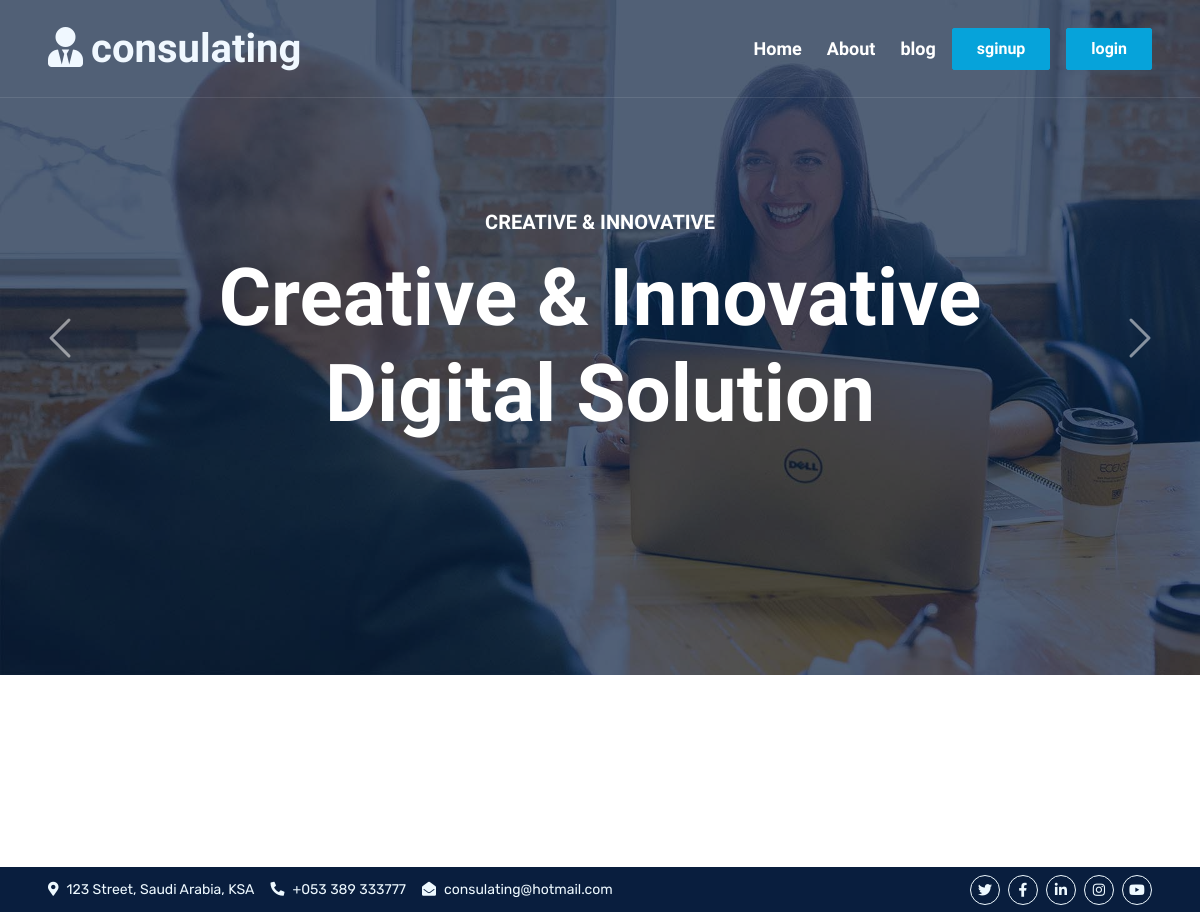
The page /blog/ on the database as committed earlier.
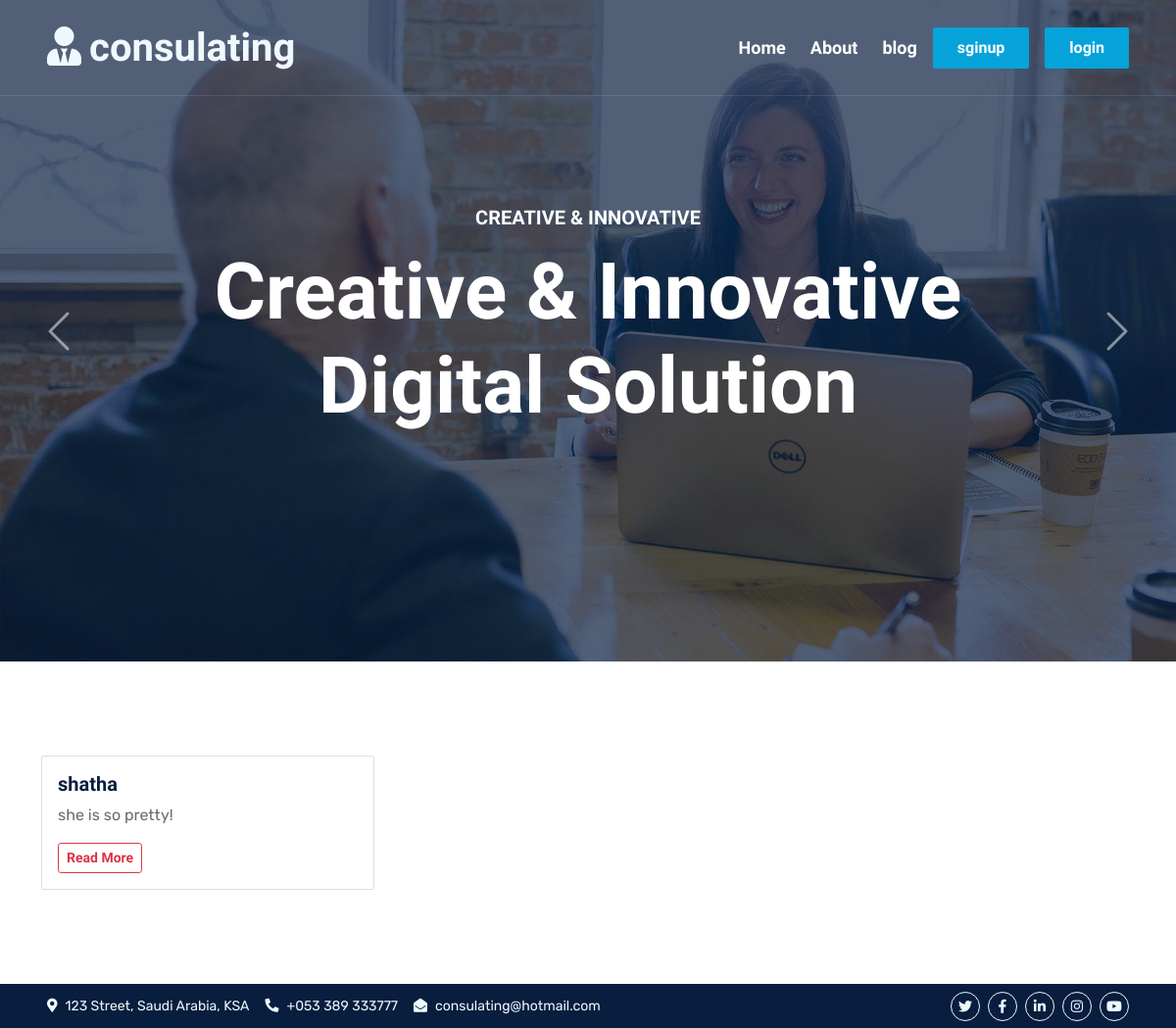
The same page on the database as committed later.
### blog/models.py (models this page shows)
class Post(models.Model):
    user = models.ForeignKey(User, on_delete=models.CASCADE,related_name='user_post')
    title = models.CharField(max_length=100)
    content = models.TextField()
    catgory = models.ForeignKey(Catgory, on_delete=models.CASCADE)
    created_at = models.DateTimeField(default=timezone.now)
    def __str__(self):
        return self.title

### blog/views.py (the view)
# urls.py: path('',blog_list,name='blog'),
def blog_list(request):
    obj = Post.objects.all()
    return render(request, 'blog/post_list.html',{'obj':obj})

### blog/templates/blog/post_list.html (shortened to what this page needs)
{% extends "base.html" %}
{% load static %}
{% block 'body' %}
<div id="header-carousel" class="carousel slide carousel-fade" data-bs-ride="carousel">
  <div class="carousel-inner">
      <div class="carousel-item active">
          <img class="w-100" src="{% static 'img/carousel-2.jpg' %}" alt="Image">
          <div class="carousel-caption d-flex flex-column align-items-center justify-content-center" style=" top: 0px;
          left: 0px;
          right: 0px;
          bottom: 0;
          background: rgba(9, 30, 62, .7);
          z-index: 1;">
              <div class="p-3" style="max-width: 900px;">
                  <h5 class="text-white text-uppercase mb-3 animated slideInDown">Creative & Innovative</h5>
                  <h1 class="display-1 text-white mb-md-4 animated zoomIn">Creative & Innovative Digital Solution</h1>
              </div>
          </div>
      </div>
  </div>
  <button class="carousel-control-prev" type="button" data-bs-target="#header-carousel"
      data-bs-slide="prev">
      <span class="carousel-control-prev-icon" aria-hidden="true"></span>
  </button>
  <button class="carousel-control-next" type="button" data-bs-target="#header-carousel"
      data-bs-slide="next">
      <span class="carousel-control-next-icon" aria-hidden="true"></span>
  </button>
</div>
<div class="container-fluid py-5 wow fadeInUp" data-wow-delay="0.1s">
  <div class="container py-5">
      <div class="row g-5">
          <div class="col-lg-8">
              <div class="row g-5">
                {% for obj in obj %}
                <div class="col-md-6 wow slideInUp" data-wow-delay="0.1s" height="50%" width="50%" >
                    <div class="card">
                        <div class="card-body">
                          <h5 class="card-title">{{obj}}</h5>
                          <p class="card-text">{{obj.content|safe}}</p>
                         <a href="{% url 'blog:detail' obj.id %}" class="btn btn-outline-danger btn-sm">Read More</a>
                        </div>
                       </div>
                      </div>
                </div>
                {% endfor %}
              </div>
          </div>
      </div>
  </div>
</div>
{% endblock 'body' %}

Rows that differ between the two databases and show on the page:
added Post: title "shatha", content "she is so pretty!"
